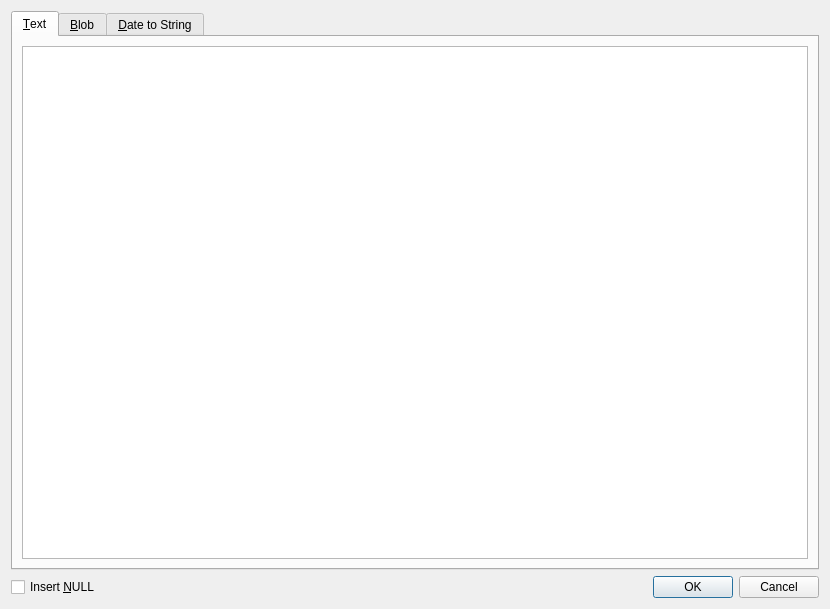
<?xml version="1.0" encoding="UTF-8"?>
<ui version="4.0">
 <class>MultiEditDialog</class>
 <widget class="QDialog" name="MultiEditDialog">
  <property name="geometry">
   <rect>
    <x>0</x>
    <y>0</y>
    <width>830</width>
    <height>609</height>
   </rect>
  </property>
  <property name="sizePolicy">
   <sizepolicy hsizetype="Expanding" vsizetype="Expanding">
    <horstretch>0</horstretch>
    <verstretch>0</verstretch>
   </sizepolicy>
  </property>
  <property name="windowTitle">
   <string>Multiline Editor</string>
  </property>
  <layout class="QVBoxLayout" name="verticalLayout">
   <item>
    <widget class="QTabWidget" name="tabWidget">
     <property name="sizePolicy">
      <sizepolicy hsizetype="Expanding" vsizetype="Expanding">
       <horstretch>1</horstretch>
       <verstretch>0</verstretch>
      </sizepolicy>
     </property>
     <property name="currentIndex">
      <number>0</number>
     </property>
     <widget class="QWidget" name="tab">
      <attribute name="title">
       <string>&amp;Text</string>
      </attribute>
      <layout class="QGridLayout">
       <item row="0" column="0">
        <widget class="QTextEdit" name="textEdit"/>
       </item>
      </layout>
     </widget>
     <widget class="QWidget" name="tab_2">
      <attribute name="title">
       <string>&amp;Blob</string>
      </attribute>
      <layout class="QVBoxLayout" name="verticalLayout_2">
       <item>
        <widget class="QLabel" name="label">
         <property name="text">
          <string>Select File for BLOB:</string>
         </property>
        </widget>
       </item>
       <item>
        <layout class="QHBoxLayout">
         <item>
          <widget class="QLineEdit" name="blobFileEdit"/>
         </item>
         <item>
          <widget class="QPushButton" name="blobFileButton">
           <property name="text">
            <string>&amp;Open...</string>
           </property>
          </widget>
         </item>
        </layout>
       </item>
       <item>
        <widget class="BlobPreviewWidget" name="blobPreviewLabel" native="true">
         <property name="sizePolicy">
          <sizepolicy hsizetype="MinimumExpanding" vsizetype="MinimumExpanding">
           <horstretch>0</horstretch>
           <verstretch>0</verstretch>
          </sizepolicy>
         </property>
         <property name="minimumSize">
          <size>
           <width>200</width>
           <height>150</height>
          </size>
         </property>
         <property name="wordWrap" stdset="0">
          <bool>true</bool>
         </property>
        </widget>
       </item>
       <item>
        <layout class="QHBoxLayout" name="_3">
         <item>
          <widget class="QPushButton" name="blobRemoveButton">
           <property name="sizePolicy">
            <sizepolicy hsizetype="Minimum" vsizetype="Fixed">
             <horstretch>0</horstretch>
             <verstretch>0</verstretch>
            </sizepolicy>
           </property>
           <property name="text">
            <string>Remove blob</string>
           </property>
          </widget>
         </item>
         <item>
          <spacer name="horizontalSpacer">
           <property name="orientation">
            <enum>Qt::Horizontal</enum>
           </property>
           <property name="sizeHint" stdset="0">
            <size>
             <width>40</width>
             <height>20</height>
            </size>
           </property>
          </spacer>
         </item>
         <item>
          <widget class="QPushButton" name="blobSaveButton">
           <property name="toolTip">
            <string>Save content of the current BLOB into chosen file</string>
           </property>
           <property name="layoutDirection">
            <enum>Qt::RightToLeft</enum>
           </property>
           <property name="text">
            <string>&amp;Save...</string>
           </property>
          </widget>
         </item>
        </layout>
       </item>
      </layout>
     </widget>
     <widget class="QWidget" name="tab_3">
      <attribute name="title">
       <string>&amp;Date to String</string>
      </attribute>
      <layout class="QGridLayout">
       <item row="0" column="0">
        <widget class="QLabel" name="label_2">
         <property name="text">
          <string>&amp;Date:</string>
         </property>
         <property name="buddy">
          <cstring>dateTimeEdit</cstring>
         </property>
        </widget>
       </item>
       <item row="0" column="1">
        <widget class="QDateTimeEdit" name="dateTimeEdit">
         <property name="calendarPopup">
          <bool>true</bool>
         </property>
        </widget>
       </item>
       <item row="1" column="0">
        <widget class="QLabel" name="label_3">
         <property name="text">
          <string>&amp;String Format:</string>
         </property>
         <property name="buddy">
          <cstring>dateFormatEdit</cstring>
         </property>
        </widget>
       </item>
       <item row="1" column="1">
        <widget class="QLineEdit" name="dateFormatEdit"/>
       </item>
       <item row="2" column="1">
        <spacer>
         <property name="orientation">
          <enum>Qt::Vertical</enum>
         </property>
         <property name="sizeHint" stdset="0">
          <size>
           <width>20</width>
           <height>40</height>
          </size>
         </property>
        </spacer>
       </item>
      </layout>
     </widget>
    </widget>
   </item>
   <item>
    <layout class="QHBoxLayout" name="_2">
     <item>
      <widget class="QCheckBox" name="nullCheckBox">
       <property name="sizePolicy">
        <sizepolicy hsizetype="Expanding" vsizetype="Fixed">
         <horstretch>0</horstretch>
         <verstretch>0</verstretch>
        </sizepolicy>
       </property>
       <property name="text">
        <string>Insert &amp;NULL</string>
       </property>
      </widget>
     </item>
     <item>
      <widget class="QDialogButtonBox" name="buttonBox">
       <property name="orientation">
        <enum>Qt::Horizontal</enum>
       </property>
       <property name="standardButtons">
        <set>QDialogButtonBox::Cancel|QDialogButtonBox::Ok</set>
       </property>
      </widget>
     </item>
    </layout>
   </item>
  </layout>
 </widget>
 <customwidgets>
  <customwidget>
   <class>BlobPreviewWidget</class>
   <extends>QWidget</extends>
   <header>blobpreviewwidget.h</header>
   <container>1</container>
  </customwidget>
 </customwidgets>
 <tabstops>
  <tabstop>textEdit</tabstop>
  <tabstop>blobFileButton</tabstop>
  <tabstop>dateTimeEdit</tabstop>
  <tabstop>dateFormatEdit</tabstop>
  <tabstop>blobFileEdit</tabstop>
 </tabstops>
 <resources/>
 <connections>
  <connection>
   <sender>buttonBox</sender>
   <signal>accepted()</signal>
   <receiver>MultiEditDialog</receiver>
   <slot>accept()</slot>
   <hints>
    <hint type="sourcelabel">
     <x>248</x>
     <y>254</y>
    </hint>
    <hint type="destinationlabel">
     <x>157</x>
     <y>274</y>
    </hint>
   </hints>
  </connection>
  <connection>
   <sender>buttonBox</sender>
   <signal>rejected()</signal>
   <receiver>MultiEditDialog</receiver>
   <slot>reject()</slot>
   <hints>
    <hint type="sourcelabel">
     <x>316</x>
     <y>260</y>
    </hint>
    <hint type="destinationlabel">
     <x>286</x>
     <y>274</y>
    </hint>
   </hints>
  </connection>
 </connections>
</ui>
